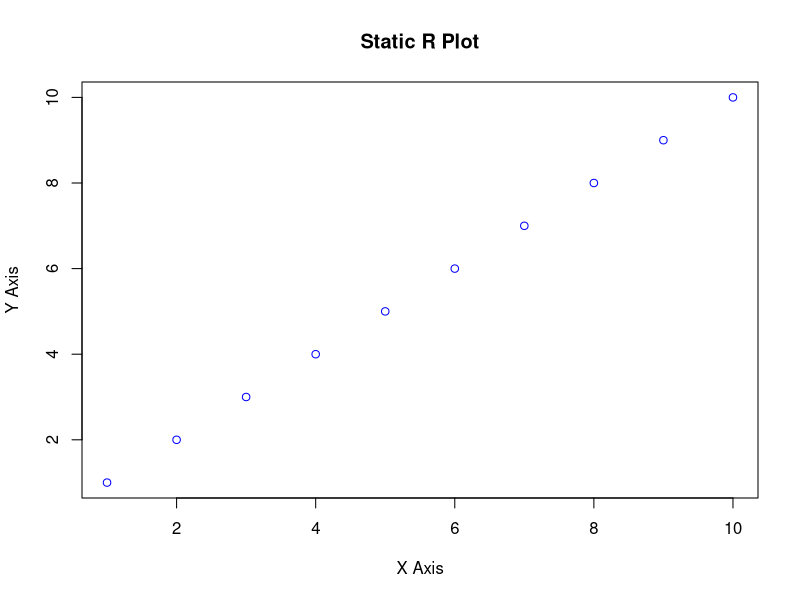
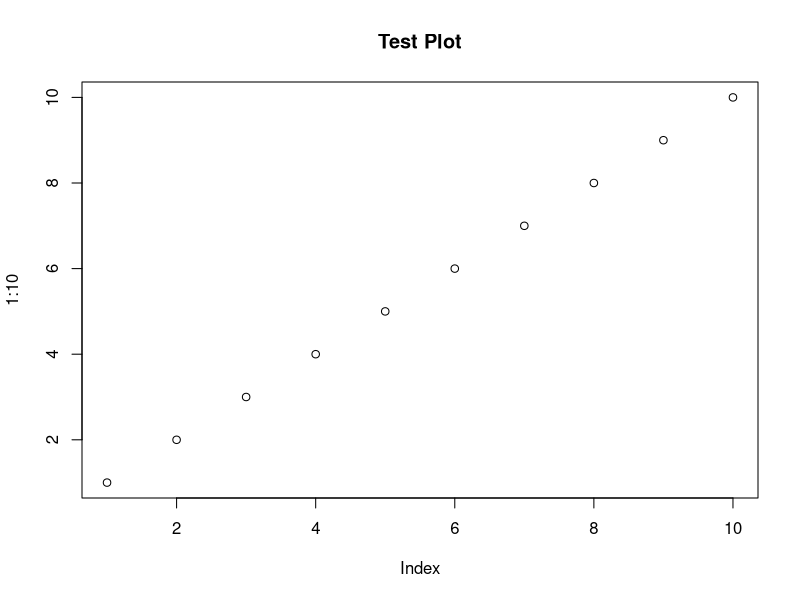

Generate these figures, in order, with R:
out_path <- file.path(Sys.getenv("OUTPUT_DIR", unset = "."), "plot.png")
png(filename = out_path)
plot(1:10, col = "blue", main = "Static R Plot", xlab = "X Axis", ylab = "Y Axis")
dev.off()
cat("✅ plot.png saved to:", out_path, "\n")

png(file.path(Sys.getenv("OUTPUT_DIR", unset = "."), "plot.png"))
plot(1:10, main = "Test Plot")
dev.off()
